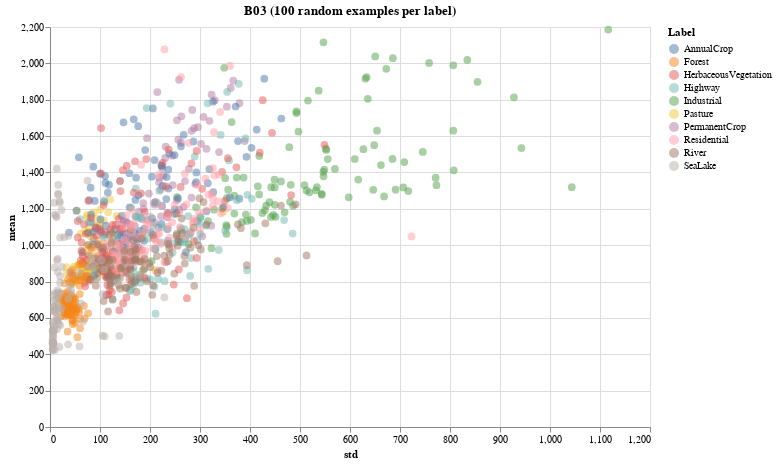

Notebook code for this chart:
### Code cell
figura['B03']

### Figure 1 — Vega-Lite specification as saved in the notebook (floating-point values rounded to 4 significant figures; data arrays with more than 128 entries replaced by an {"elided": "..."} marker saying what was removed)
{"config": {"view": {"continuousWidth": 400, "continuousHeight": 300}}, "data": {"name": "data-392ff90b38ca485059d37a449e2d29ba"}, "mark": {"type": "circle", "size": 60}, "encoding": {"color": {"type": "nominal", "field": "Label"}, "opacity": {"value": 0.5}, "x": {"type": "quantitative", "field": "std"}, "y": {"type": "quantitative", "field": "mean"}}, "height": 400, "title": "B03 (100 random examples per label)", "width": 600, "$schema": "https://vega.github.io/schema/vega-lite/v4.8.1.json", "datasets": {"data-392ff90b38ca485059d37a449e2d29ba": {"elided": "1000 records"}}}
